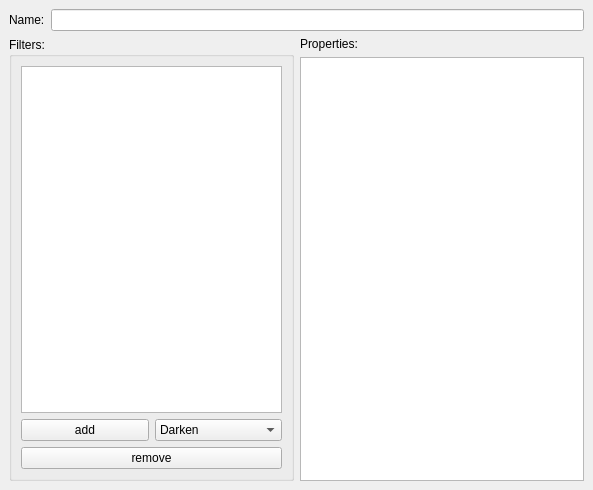
<ui version="4.0" >
 <class>DynamicBrushAdvancedEditor</class>
 <widget class="QWidget" name="DynamicBrushAdvancedEditor" >
  <property name="geometry" >
   <rect>
    <x>0</x>
    <y>0</y>
    <width>593</width>
    <height>490</height>
   </rect>
  </property>
  <property name="windowTitle" >
   <string>Form</string>
  </property>
  <layout class="QVBoxLayout" >
   <property name="margin" >
    <number>9</number>
   </property>
   <property name="spacing" >
    <number>6</number>
   </property>
   <item>
    <layout class="QHBoxLayout" >
     <property name="margin" >
      <number>0</number>
     </property>
     <property name="spacing" >
      <number>6</number>
     </property>
     <item>
      <widget class="QLabel" name="label_2" >
       <property name="text" >
        <string>Name:</string>
       </property>
      </widget>
     </item>
     <item>
      <widget class="QLineEdit" name="lineEditName" />
     </item>
    </layout>
   </item>
   <item>
    <layout class="QHBoxLayout" >
     <property name="margin" >
      <number>0</number>
     </property>
     <property name="spacing" >
      <number>6</number>
     </property>
     <item>
      <widget class="QGroupBox" name="groupBox" >
       <property name="title" >
        <string>Filters:</string>
       </property>
       <layout class="QVBoxLayout" >
        <property name="margin" >
         <number>9</number>
        </property>
        <property name="spacing" >
         <number>6</number>
        </property>
        <item>
         <widget class="QListView" name="listViewFilters" />
        </item>
        <item>
         <layout class="QHBoxLayout" >
          <property name="margin" >
           <number>0</number>
          </property>
          <property name="spacing" >
           <number>6</number>
          </property>
          <item>
           <widget class="QPushButton" name="pushButtonAdd" >
            <property name="text" >
             <string>add</string>
            </property>
           </widget>
          </item>
          <item>
           <widget class="QComboBox" name="comboBoxFilter" >
            <item>
             <property name="text" >
              <string>Darken</string>
             </property>
            </item>
            <item>
             <property name="text" >
              <string>Size</string>
             </property>
            </item>
           </widget>
          </item>
         </layout>
        </item>
        <item>
         <widget class="QPushButton" name="pushButtonRemove" >
          <property name="text" >
           <string>remove</string>
          </property>
         </widget>
        </item>
       </layout>
      </widget>
     </item>
     <item>
      <layout class="QVBoxLayout" >
       <property name="margin" >
        <number>0</number>
       </property>
       <property name="spacing" >
        <number>6</number>
       </property>
       <item>
        <widget class="QLabel" name="label" >
         <property name="text" >
          <string>Properties:</string>
         </property>
        </widget>
       </item>
       <item>
        <widget class="QListView" name="listViewProperties" />
       </item>
      </layout>
     </item>
    </layout>
   </item>
  </layout>
 </widget>
 <resources/>
 <connections/>
</ui>
